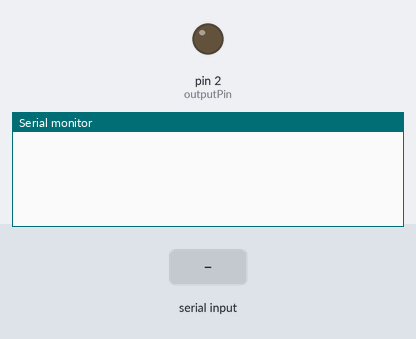
The sketch below on a simulated Arduino Uno, built with avr-gcc and run on an emulated ATmega328P. On the bench: output pins drawn as LEDs (lit = HIGH), the last lines printed to the serial monitor. The test bench sets the inputs (shaded band).

Above: at 1.2 s.
1.3 s: "ON123\n" received over the second serial link
At 2.1 s:
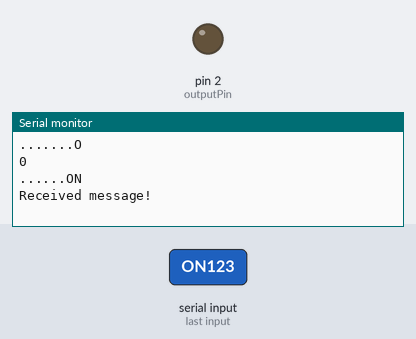
At 3.6 s:
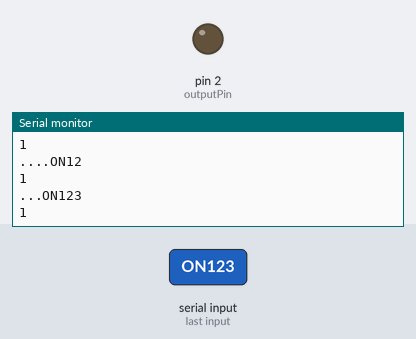

Measured:
- after the input at 1.3 s, the serial monitor: prints a new line at once (image 1)

The sketch:

reactor.ino
```cpp
#include <SoftwareSerial.h>           //-Extra serial

SoftwareSerial receiver(7, 8, true);  //-A serial that receives on 8 and sends at 7 (not used)
String window = "........";           //-A cue for 8 incomming characters
int outputPin = 2;
int count = 0;
int interval = 5000;
unsigned long prevTime = 0;

void setup() {
  Serial.begin(9600);
  pinMode(outputPin, OUTPUT);
  receiver.begin(1200);               //-Serial to talk to radio
}

void loop() {
  unsigned long currentTime = millis();

  if (receiver.available())           //-Anything from radio?
  {
    char c = receiver.read();         //-Get it
    if (isPrintable(c))               //-We only care about printable characters
    {
      window += c;                    //-Put it at the end of the window
      window = window.substring(1);   //-Remove the character at the other end
      Serial.println(window);
      // if (window.endsWith("ON123"))   //-Check for match
      if (window.endsWith("ON"))
      {
        Serial.println("Received message!");

        if (currentTime - prevTime < interval) count++;
        prevTime = currentTime;

        delay(1000);
      } else {
        if (currentTime - prevTime > interval) count = 0;
      }

      Serial.println(count);
    }
  }

  if (count > 5)
  {
    digitalWrite(outputPin, HIGH);
    delay(1000);
    digitalWrite(outputPin, LOW);
    count = 0;
  }
}
```
